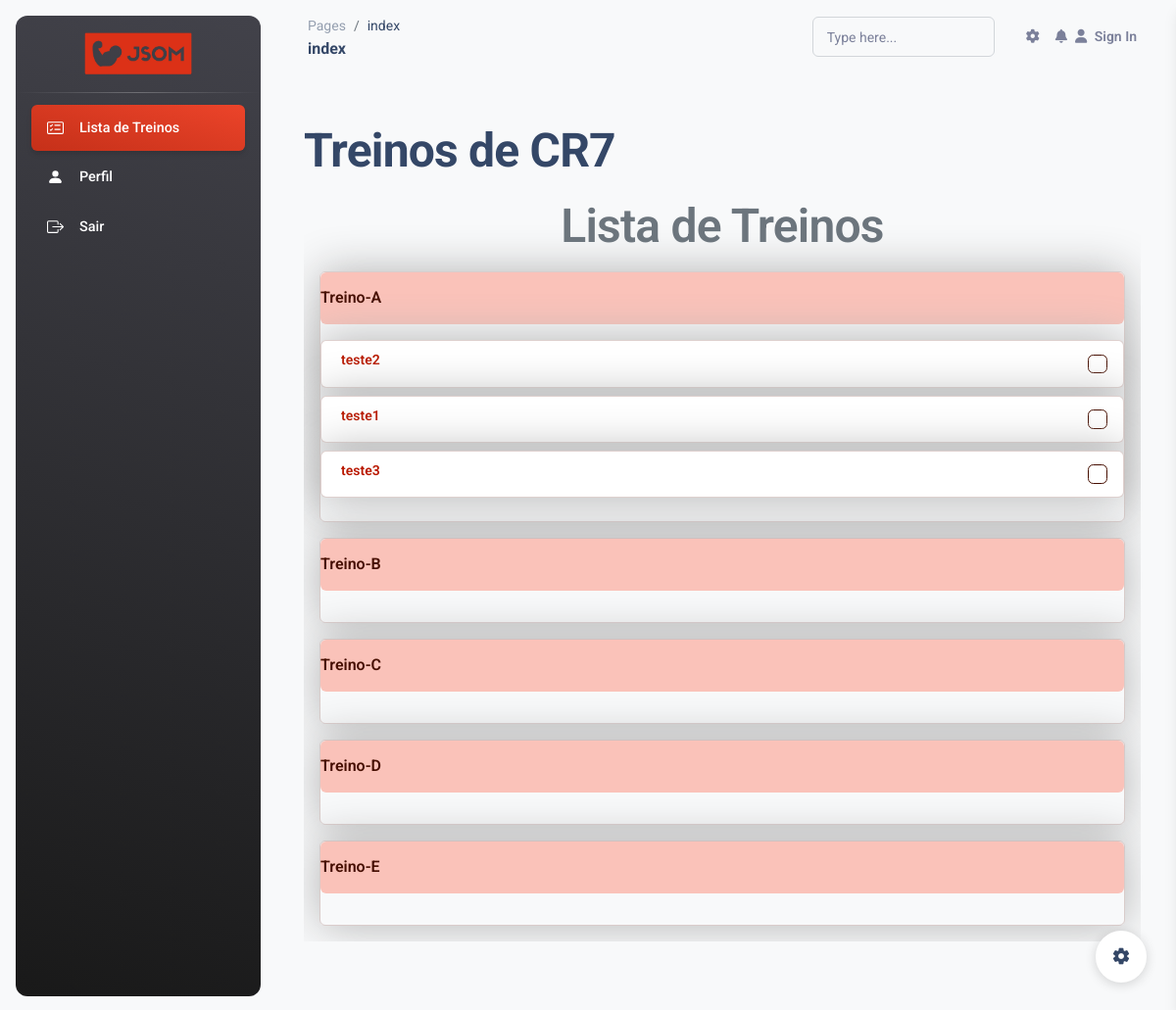
The page / (signed in) on the database as committed earlier.
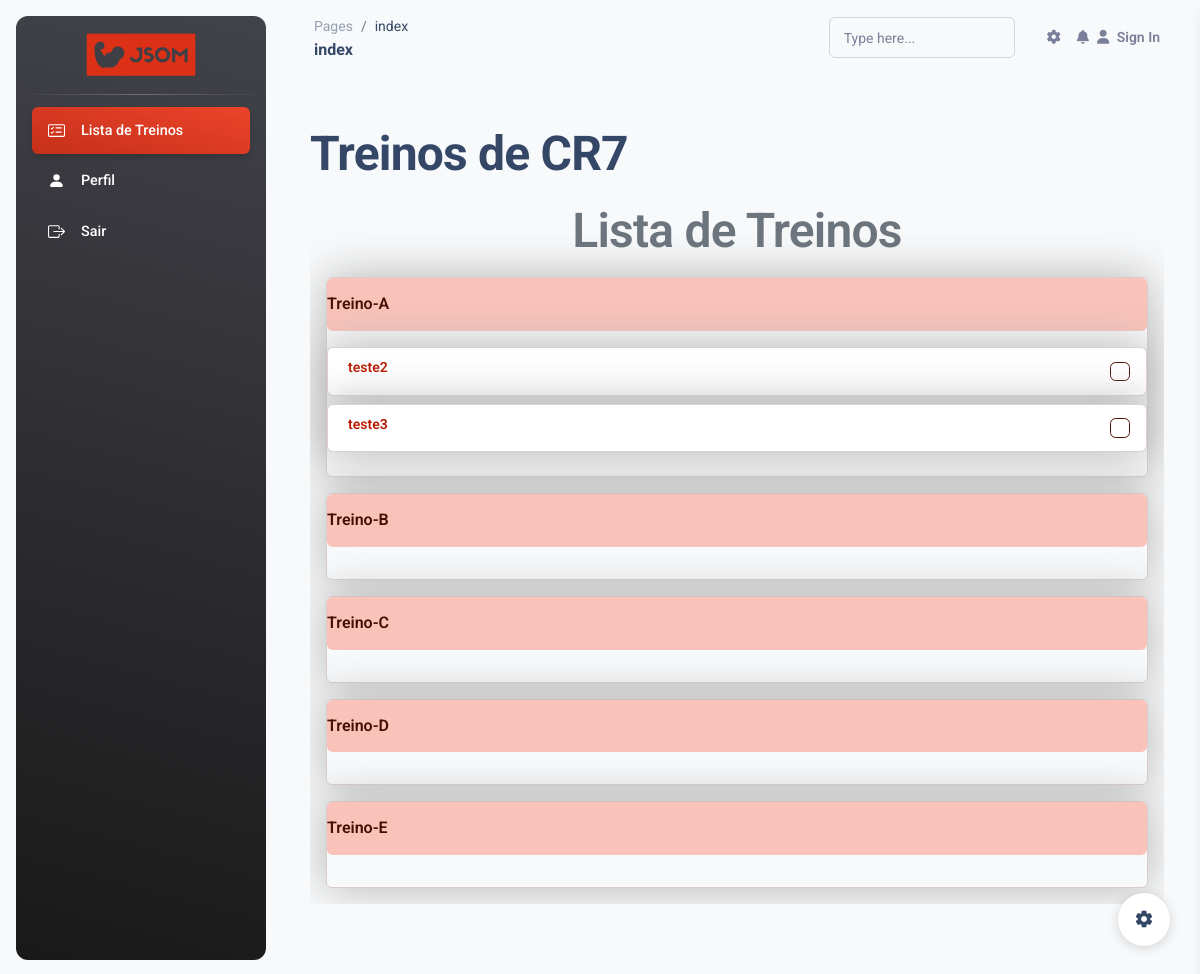
The same page on the database as committed later.
### jsom_sga/models.py (models this page shows, shortened)
class Treino(models.Model):
    nome = models.CharField(max_length=90)
    CATEGORIA_CHOICES = [
        ('Treino(A)', 'Treino-A'),
        ('Treino(B)', 'Treino-B'),
        ('Treino(C)', 'Treino-C'),
        ('Treino(D)', 'Treino-D'),
        ('Treino(E)', 'Treino-E'),
    ]
    categoria = models.CharField(max_length=9, choices=CATEGORIA_CHOICES)
    imagem = models.ImageField(blank=True, upload_to='pictures/%Y/%m/')
    descricao = models.TextField(blank=True)
    owner = models.ForeignKey(
        User,
        on_delete=models.SET_NULL,
        blank=True, null=True
    )

### jsom_sga/views/aluno_views.py (the view)
# urls.py: path('', views.index, name='index'),
@login_required(login_url='JSOM_SGA:login')
@user_passes_test(lambda u: not u.is_staff, login_url='JSOM_SGA:lista_alunos')
def index(request):
    user = request.user
    categorias = Treino.CATEGORIA_CHOICES
    treinos = Treino.objects.filter(owner=request.user)
    site_title = f'Treinos de {user}'
    lista_treinos = "active bg-gradient-primary_jsom"
    context = {
        'site_title': site_title,
        'treinos': treinos,
        'categorias': categorias,
        'lista_treinos': lista_treinos,
    }
    return render(
        request,
        'JSOM_SGA/index.html',
        context
    )

### jsom_sga/templates/JSOM_SGA/index.html (shortened to what this page needs)
{% extends "global/base.html" %}
{% block corpo %}
<div class="w-100 table-responsive">
  <h1 class="mt-3 mb-3 fs-1 form-text text-center">Lista de Treinos</h1>
  {% if treinos %}
    <div class="accordion mx-3" id="treinosAccordion" data-bs-ride="false">
    {% for categoria in categorias %}
        <div class="accordion-item shadow-big border-1 border-jsom-accordion mb-3 rounded-2">
            <h2 class="accordion-header " id="heading{{ forloop.counter }}">
                <button class="accordion-button-jsom  rounded-2 fw-bold text-jsom-escuro" type="button" data-bs-toggle="collapse" data-bs-target="#collapse{{ forloop.counter }}" aria-expanded="true" aria-controls="collapse{{ forloop.counter }}">
                    {{ categoria.1 }}
                </button>
            </h2>
            <div id="collapse{{ forloop.counter }}" class="accordion-collapse collapse show" aria-labelledby="heading{{ forloop.counter }}" data-bs-parent="#treinosAccordion">
              <div class="accordion-body">
                {% for treino in treinos %}
                    {% if treino.categoria == categoria.0 %}
                      <ul class="list-group">
                        <li class="list-group-item d-flex justify-content-between align-items-center align-items-end mb-2 border-jsom-accordion shadow-big ">
                          <label class="form-check-label" for="firstCheckbox">
                            <a class="link-jsom-subtle" href="{% url 'JSOM_SGA:detalhes_treino' treino.id %}">{{ treino.nome }}</a>
                          </label>
                          <input class="form-check-input mt-0" type="checkbox" value="" id="firstCheckbox">
                        </li>
                      </ul>
                    {% endif %}
                {% endfor %}
              </div>
            </div>
        </div>
    {% endfor %}
    </div>
  {% endif %}
</div>
{% endblock corpo %}

Rows that differ between the two databases and show on the page:
removed Treino: nome "teste1"
